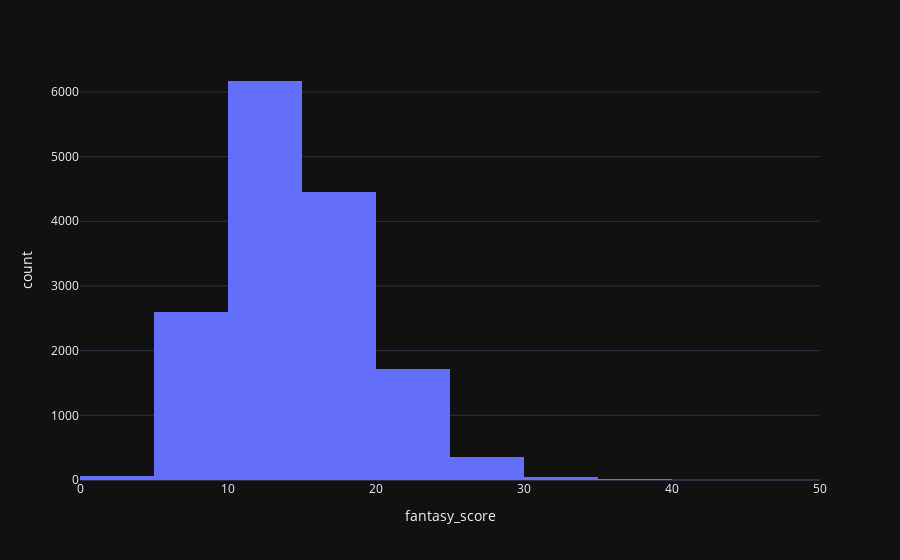

Source (notebook cell):
### Code cell
fig = px.histogram(df, x="fantasy_score", nbins=15)
fig.show()

### Figure 1 — Plotly figure (JSON) as saved in the notebook; plotly's stock layout.template omitted (floating-point values rounded to 4 significant figures; data arrays with more than 128 entries replaced by an {"elided": "..."} marker saying what was removed)
{"data": [{"bingroup": "x", "hovertemplate": "fantasy_score=%{x}<br>count=%{y}<extra></extra>", "legendgroup": "", "marker": {"color": "#636efa", "pattern": {"shape": ""}}, "name": "", "nbinsx": 15, "orientation": "v", "showlegend": false, "x": {"elided": "15437 float values"}, "xaxis": "x", "yaxis": "y", "type": "histogram"}], "layout": {"xaxis": {"anchor": "y", "domain": [0.0, 1.0], "title": {"text": "fantasy_score"}}, "yaxis": {"anchor": "x", "domain": [0.0, 1.0], "title": {"text": "count"}}, "legend": {"tracegroupgap": 0}, "margin": {"t": 60}, "barmode": "relative"}}
